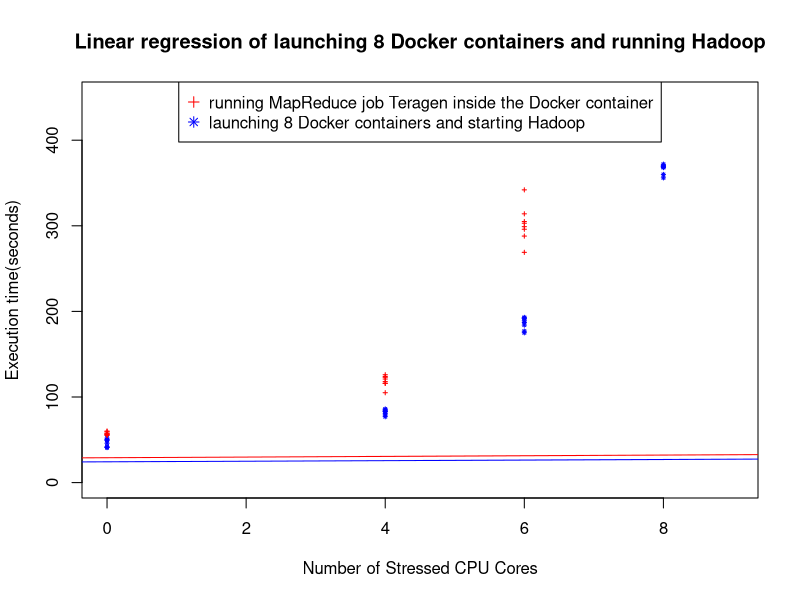

R code for this plot:
#!/usr/bin/Rscript
# this is for plotting the tendency of Docker container with stressed cpu cores
old=getwd();
basedir="/home/peipei/course/CSC547/experiment_docker_hadoop/stress_docker";
setwd(basedir);

hadoop_no_stress=c(42,50,52,41,49,41,50,46);
hadoop_cpu4_stress=c(79,83,85,86,77,84,81,83);
hadoop_cpu6_stress=c(177,192,184,189,175,192,193,187);
hadoop_cpu8_stress=c(372,368,360,356,369,369,370,370);
hadoop_stress=c(hadoop_no_stress,hadoop_cpu4_stress,hadoop_cpu6_stress,hadoop_cpu8_stress);
x_hadoop=c(rep(0,each=8),rep(4,each=8),rep(6,each=8),rep(8,each=8))

job_no_stress=c(56,60,57,55,58,56,60,57);
job_cpu4_stress=c(123,126,118,105,124,116,116,121);
job_cpu6_stress=c(314,269,299,303,342,296,288,305);
job_stress=c(job_no_stress,job_cpu4_stress,job_cpu6_stress);
x_job=c(rep(0,each=8),rep(4,each=8),rep(6,each=8));

name="stress_cpu";
png(paste(getwd(),paste(name,"png",sep="."),sep="/"));
plot(x=NULL,y=NULL,mai="Linear regression of launching 8 Docker containers and running Hadoop",xlab="Number of Stressed CPU Cores",ylab="Execution time(seconds)",xlim=range(0:9),ylim=range(0:450));


f <- function(x,a,b) {a * exp(b * x)}

points(x_hadoop,hadoop_stress,type="p",pch=8,cex=0.4,col="blue");
#reg1<-lm(hadoop_stress~x_hadoop);
#reg1<-nls(hadoop_stress~exp(b*x_hadoop),start=list(b=1.3));
reg1<-nls(hadoop_stress~f(x_hadoop,a,b),start=c(a=1, b=1));
abline(reg1,col="blue");

points(x_job,job_stress,type="p",pch=3,cex=0.4,col="red");
#reg2<-lm(job_stress~x_job);
#reg2<-nls(job_stress~exp(a*x_job),start=list(a=1.3));
reg2<-nls(job_stress~f(x_job,a,b),start=c(a=1, b=1));
abline(reg2,col="red");

legend("top",horiz=FALSE,legend=c("running MapReduce job Teragen inside the Docker container","launching 8 Docker containers and starting Hadoop"), pch=c(3,8), col=c("red","blue"))

dev.off();
